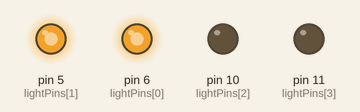
A sketch run on a simulated Arduino Uno, built with avr-gcc and run on an emulated ATmega328P. On the bench: output pins drawn as LEDs (lit = HIGH).

Above: at 0.05 s.
At 0.15 s:
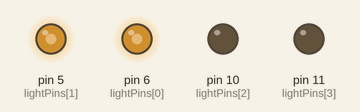
At 0.25 s:
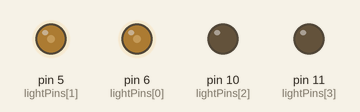
At 0.4 s:
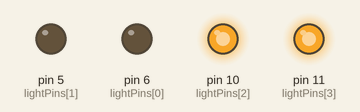
At 0.6 s:
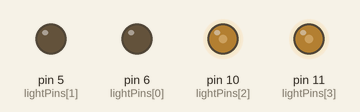
At 1.35 s:
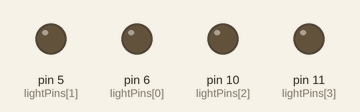
Timing chart, 0 to 3.2 s (numbered marks = the images above):
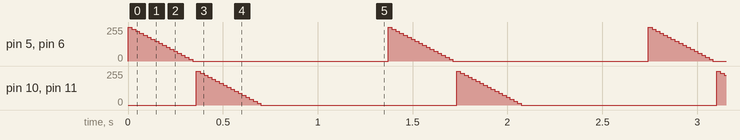

Measured:
- by itself, pin 5 (lightPins[1]), pin 6 (lightPins[0]), pin 10 (lightPins[2]), pin 11 (lightPins[3]): repeats every 1.4 s: 240/255 0.02 s, 225/255 0.02 s, 210/255 0.02 s, 195/255 0.02 s, 180/255 0.02 s, 165/255 0.02 s, 150/255 0.02 s, 135/255 0.02 s, 120/255 0.02 s, 105/255 0.02 s, 90/255 0.02 s, 75/255 0.02 s, 60/255 0.02 s, 45/255 0.02 s, 30/255 0.02 s, 15/255 0.02 s, 0/255 1.0 s, 255/255 0.02 s

The sketch:

main.ino
```cpp
/*
   This is the main file for DANM 219 final project
   It uses an input heartbeat sensor to control audio output and LED light strands.

   NOTE: To use, please make sure PulseSensor Playground is installed.
   Sketch -> Include Library -> Manage Libraries -> search for "PulseSensor Playground" and install version 1.4.11 (currently the latest version)
*/

#define USE_ARDUINO_INTERRUPTS false    // Set-up low-level interrupts for most acurate BPM math.
#include <PulseSensorPlayground.h>     // Includes the PulseSensorPlayground Library.

/* ----------------------------------------------------------------------
 *
 *  HARDWARE SETUP
 *  --------------
 *
 *  Needed:
 *  2 Arduinos
 *    -1 with Sound Shield [SOUND ARDUINO]
 *    -Other to control lights [LIGHTS ARDUINO]
 *  Heartbeat sensor
 *
 *
 *  Wiring
 *  ------
 *  Plug in heartbeat sensor on the Sound Arduino, putting red wire into 5V and black wire into ground
 *
 *  Put purple wire of heartbeat sensor into breadboard, run 2 leads from that input into A0 of both Arduinos
 *
 *  Link Ground of Lights Arduino to breadboard ground, then to ground of Sound Arduino
 *
 *  // Audio
 *  Make sure that Sound Shield arduino has SD card with sound files on it, and that output (speaker) is connected to headphone jack
 *  Make sure that volume (round knob on right side of sound shield) is turned up
 *  The headphone jack can be finicky, so you might have to mess with it a bit to get the sound outputting properly
 *
 *  // Lights
 *  Light output should be running from the Lights Arduino into the breadboard
 *  Select PWM pins you want to use (any should work) and run leads from those pins to the breadboard
 *  Place the positive end of the LEDs you want to use in line with the wire from the Lights Arduino
 *  Place a resistor between the negative end of the LED and the breadboard ground
 *
 *
 *  Update Code
 *  -----------
 *  Update the code below to include the pins you are using for the lights:
 *
 *  1) update lightPins[] array with all pin values used
 *  2) Update Blink() calls to include the pins you want to blink.
 *     First Blink() call will blink all those pins at the same time, then a delay, then the next Blink() call pins will flash
 *
 *
 *  Uploading Code
 *  --------------
 *  Load "Audio" Arduino code onto Sound Arduino
 *  Load this file ("Main") onto Lights Arduino
 *
 *  Make sure both Arduinos are recieving power.
 *
 *
 *  User Instructions
 *  -----------------
 *  Place your finger lightly on the heartbeat sensor and wait 5 seconds
 *  You should now hear audio coming from the speaker, and the LEDs should blink in time with your heartbeat
 *
 *
 *  ----------------------------------------------------------------------
 */


/*
   Code to detect pulses from the PulseSensor,
   using an interrupt service routine.

   Here is a link to the tutorial\
   https://pulsesensor.com/pages/getting-advanced

   Copyright World Famous Electronics LLC - see LICENSE
   Contributors:
     Joel Murphy, https://pulsesensor.com
     Yury Gitman, https://pulsesensor.com
     Bradford Needham, @bneedhamia, https://bluepapertech.com

   Licensed under the MIT License, a copy of which
   should have been included with this software.

   This software is not intended for medical use.
*/

/*
   Every Sketch that uses the PulseSensor Playground must
   define USE_ARDUINO_INTERRUPTS before including PulseSensorPlayground.h.
   Here, #define USE_ARDUINO_INTERRUPTS true tells the library to use
   interrupts to automatically read and process PulseSensor data.

   See ProcessEverySample.ino for an example of not using interrupts.
*/


/*
   The format of our output.

   Set this to PROCESSING_VISUALIZER if you're going to run
    the Processing Visualizer Sketch.
    See https://github.com/WorldFamousElectronics/PulseSensor_Amped_Processing_Visualizer

   Set this to SERIAL_PLOTTER if you're going to run
    the Arduino IDE's Serial Plotter.
*/
const int OUTPUT_TYPE = SERIAL_PLOTTER;

/*
   Pinout:
     PULSE_INPUT = Analog Input. Connected to the pulse sensor
      purple (signal) wire.
     lightPins = digital Output. PWM pin onnected to an LED (and resistor)
      that will smoothly fade with each pulse.
*/
const int PULSE_INPUT = A0;  // The input for the PulseSensor data
const int THRESHOLD = 550;   // Threshold of heartbeat sensor. Adjust this number to avoid noise when idle
const int START_BRIGHTNESS = 255;    // how bright the LED starts off
const int END_BRIGHTNESS = 0;    // how bright the LED ends at
const int FADE_AMT = 15;    // how many points to fade the LED by
const int DELAY = 20;

long previousMillis = 0;

int lightPins[] = {6, 5, 10, 11};
byte samplesUntilReport;
const byte SAMPLES_PER_SERIAL_SAMPLE = 10;

unsigned long time_now = 0;

/*
   All the PulseSensor Playground functions.
*/
PulseSensorPlayground pulseSensor;

void setup() {
  /*
     Use 115200 baud because that's what the Processing Sketch expects to read,
     and because that speed provides about 11 bytes per millisecond.

     If we used a slower baud rate, we'd likely write bytes faster than
     they can be transmitted, which would mess up the timing
     of readSensor() calls, which would make the pulse measurement
     not work properly.
  */
  Serial.begin(115200);

  // Configure the PulseSensor manager.
  pulseSensor.analogInput(PULSE_INPUT);
  pulseSensor.setSerial(Serial);
  pulseSensor.setOutputType(OUTPUT_TYPE);
  pulseSensor.setThreshold(THRESHOLD);

  // Set all the pins' pinmode so they can properly output light
  for (int i = 0; i < sizeof lightPins / sizeof lightPins[0]; i++) {
    pinMode(lightPins[i], OUTPUT);
  }

  // Now that everything is ready, start reading the PulseSensor signal.
  if (!pulseSensor.begin()) {
    /*
       PulseSensor initialization failed,
       likely because our particular Arduino platform interrupts
       aren't supported yet.
    */
  }
}

void Blink(int pin, int pin2) {
  for (int i = START_BRIGHTNESS; i >= END_BRIGHTNESS; i = i - FADE_AMT) {
    analogWrite(pin, i);
    analogWrite(pin2, i);
    //delay(20);
    time_now = millis();
    while(millis() < time_now + DELAY){
        //wait approx. [period] ms
    }
  }
}

void loop() {
//
//  if (pulseSensor.sawNewSample()) {
//    /*
//       Every so often, send the latest Sample.
//       We don't print every sample, because our baud rate
//       won't support that much I/O.
//
//       Use this to operate in conjunction with Sound Shield
//    */
//    if (--samplesUntilReport == (byte) 0) {
//      samplesUntilReport = SAMPLES_PER_SERIAL_SAMPLE;
//
//      pulseSensor.outputSample();
//
//      /*
//         At about the beginning of every heartbeat,
//         report the heart rate and inter-beat-interval.
//      */
//      if (pulseSensor.sawStartOfBeat()) {
//        Blink(5, 6);
//        Blink(10, 11);
//        //for (int i = 0; i < sizeof lightPins / sizeof lightPins[0]; i++) {
//        //  analogWrite(lightPins[i], END_BRIGHTNESS);
//        //}
//      }
//    }
//  }

   /* THIS OPERATES IN PLACE OF THE HEARTBEAT SENSOR CODE
   * Use only if trying to operate independent of heartbeat sensor data
   */

   Blink(5, 6);
   Blink(10, 11);
   delay(650);
}

//
//void Blink(int pin, int pin2) {
//  brightness = START_BRIGHTNESS;
//  // previousMillis = currentMillis;
//  currentMillis = millis();
//  if(currentMillis - previousMillis > 20) {
//    analogWrite(pin, brightness);
//    analogWrite(pin2, brightness);
//    brightness = brightness - FADE_AMT;
//    previousMillis = currentMillis;
//  }
//}
```
